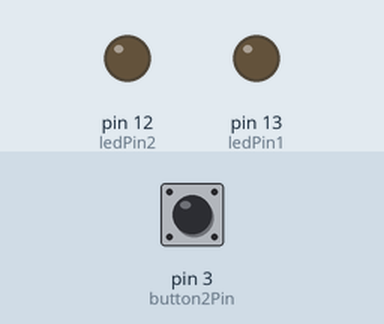
Recording of a sketch running on a simulated Arduino Uno, built with avr-gcc and run on an emulated ATmega328P. Shown: output pins drawn as LEDs (lit = HIGH). The test bench sets the inputs (shaded band); at power-on: pin 3 (button2Pin) LOW. What the sketch prints to the serial monitor is not drawn.

Above: at 1.2 s.
1.3 s: pin 3 (button2Pin) pulled HIGH for 0.15 s
At 2.0 s:
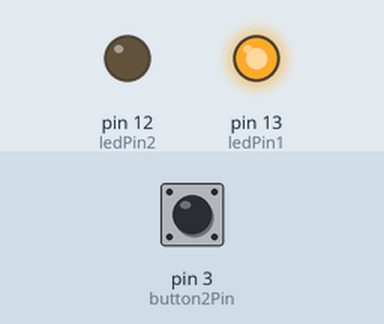
2.9 s: pin 3 (button2Pin) pulled HIGH for 1 s
At 4.4 s:
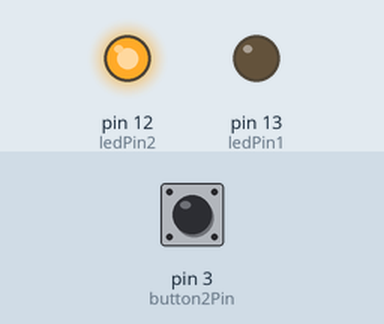
5.4 s: pin 3 (button2Pin) pulled HIGH for 3.2 s
At 6.3 s:
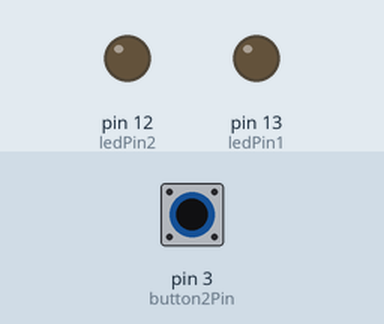
Timing chart, 0 to 8.4 s (numbered marks = the images above; inputs shaded):
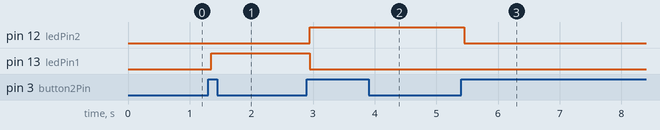

The sketch:

state_switchingwithlights.ino
```cpp
/*
SparkFun Inventor's Kit
Example sketch 05

PUSH BUTTONS

  Use pushbuttons for digital input

  Previously we've used the analog pins for input, now we'll use
  the digital pins for input as well. Because digital pins only
  know about HIGH and LOW signals, they're perfect for interfacing
  to pushbuttons and switches that also only have "on" and "off"
  states.

  We'll connect one side of the pushbutton to GND, and the other
  side to a digital pin. When we press down on the pushbutton,
  the pin will be connected to GND, and therefore will be read
  as "LOW" by the Arduino.

  But wait - what happens when you're not pushing the button?
  In this state, the pin is disconnected from everything, which
  we call "floating". What will the pin read as then, HIGH or LOW?
  It's hard to say, because there's no solid connection to either
  5 Volts or GND. The pin could read as either one.

  To deal with this issue, we'll connect a small (10K, or 10,000 Ohm)
  resistance between the pin and 5 Volts. This "pullup" resistor
  will ensure that when you're NOT pushing the button, the pin will
  still have a weak connection to 5 Volts, and therefore read as
  HIGH.

  (Advanced: when you get used to pullup resistors and know when
  they're required, you can activate internal pullup resistors
  on the ATmega processor in the Arduino. See
  http://arduino.cc/en/Tutorial/DigitalPins for information.)

Hardware connections:

  Pushbuttons:

    Pushbuttons have two contacts that are connected if you're
    pushing the button, and disconnected if you're not.

    The pushbuttons we're using have four pins, but two pairs
    of these are connected together. The easiest way to hook up
    the pushbutton is to connect two wires to any opposite corners.

    Connect any pin on pushbutton 1 to ground (GND).
    Connect the opposite diagonal pin of the pushbutton to
    digital pin 2.

    Connect any pin on pushbutton 2 to ground (GND).
    Connect the opposite diagonal pin of the pushbutton to
    digital pin 3.

    Also connect 10K resistors (brown/black/red) between
    digital pins 2 and 3 and 5 Volts. These are called "pullup"
    resistors. They ensure that the input pin will be either
    5V (unpushed) or GND (pushed), and not somewhere in between.
    (Remember that unlike analog inputs, digital inputs are only
    HIGH or LOW.)

  LED:

    Most Arduinos, including the Uno, already have an LED
    and resistor connected to pin 13, so you don't need any
    additional circuitry.

    But if you'd like to connect a second LED to pin 13,

    Connect the positive side of your LED to Arduino digital pin 13
    Connect the negative side of your LED to a 330 Ohm resistor
    Connect the other side of the resistor to ground

This sketch was written by SparkFun Electronics,
with lots of help from the Arduino community.
This code is completely free for any use.
Visit http://learn.sparkfun.com/products/2 for SIK information.
Visit http://www.arduino.cc to learn about the Arduino.

Version 2.0 6/2012 MDG
*/


// First we'll set up constants for the pin numbers.
// This will make it easier to follow the code below.

const int button2Pin = 3;  // pushbutton 2 pin
const int ledPin1 =  13; // LED pin
const int ledPin2 =  12;
int buttonCnt = 0;
int buttonState, prevbuttonState =0;

void setup()
{
  // Set up the pushbutton pins to be an input:
  Serial.begin(9600);// speed at which communication occurs 9600 between board and computer.
  pinMode(button2Pin, INPUT);

  // Set up the LED pin to be an output:
  pinMode(ledPin1, OUTPUT);
  pinMode(ledPin2, OUTPUT);

}


void loop()
{// variables to hold the pushbutton states

  // Since a pushbutton has only two states (pushed or not pushed),
  // we've run them into digital inputs. To read an input, we'll
  // use the digitalRead() function. This function takes one
  // parameter, the pin number, and returns either HIGH (5V)
  // or LOW (GND).

  // Here we'll read the current pushbutton states into
  // two variables:

  buttonState = digitalRead(button2Pin);
  if(buttonState != prevbuttonState){
    if(buttonState == HIGH){
      buttonCnt++;  // if button is pressed increase count
    }
    if(buttonCnt == 3){
      buttonCnt = 0; // we only have 3 states so we want to bring it back down to 0 after it hits 3 (remember index starts at 0)
    }
    delay(50); // this code executes fast, we want it to slow down a little bit so we make it wait 50 mili here
    Serial.print(buttonCnt);


  }
  prevbuttonState = buttonState; //We want to save button state so that we only iterate when button state differs.

  // Remember that if the button is being pressed, it will be
  // connected to GND. If the button is not being pressed,
  // the pullup resistor will connect it to 5 Volts.

  // So the state will be LOW when it is being pressed,
  // and HIGH when it is not being pressed.

  // Now we'll use those states to control the LED.
  // Here's what we want to do:

  // "If either button is being pressed, light up the LED"
  // "But, if BOTH buttons are being pressed, DON'T light up the LED"

  // Let's translate that into computer code. The Arduino gives you
  // special logic functions to deal with true/false logic:

  // A == B means "EQUIVALENT". This is true if both sides are the same.
  // A && B means "AND". This is true if both sides are true.
  // A || B means "OR". This is true if either side is true.
  // !A means "NOT". This makes anything after it the opposite (true or false).

  // We can use these operators to translate the above sentences
  // into logic statements (Remember that LOW means the button is
  // being pressed)

  // "If either button is being pressed, light up the LED"
  // becomes:
  // if ((button1State == LOW) || (button2State == LOW)) // light the LED

  // "If BOTH buttons are being pressed, DON'T light up the LED"
  // becomes:
  // if ((button1State == LOW) && (button2State == LOW)) // don't light the LED

  // Now let's use the above functions to combine them into one statement:

  if(buttonCnt == 1) // pushing button 1 AND button 2                                                     // then...
  {
    digitalWrite(ledPin1, HIGH); //turn the LED on
    digitalWrite(ledPin2, LOW);// turn the LED on
  }
  if(buttonCnt == 0)
  {
    digitalWrite(ledPin1, LOW); //turn the LED on
    digitalWrite(ledPin2, LOW);// turn the LED off
  }
   if(buttonCnt == 2)
  {
    digitalWrite(ledPin2, HIGH); //turn the LED on
    digitalWrite(ledPin1, LOW);// turn the LED off
  }

  // As you can see, logic operators can be combined to make
  // complex decisions!

  // Don't forget that we use = when we're assigning a value,
  // and use == when we're testing a value for equivalence.
}
```

Measured:
- after the input at 1.3 s, pin 13 (ledPin1): LOW → HIGH after 0.05 s
- after the input at 2.9 s, pin 12 (ledPin2): LOW → HIGH after 0.05 s; pin 13 (ledPin1): HIGH → LOW after 0.05 s
- after the input at 5.4 s, pin 12 (ledPin2): HIGH → LOW after 0.05 s
